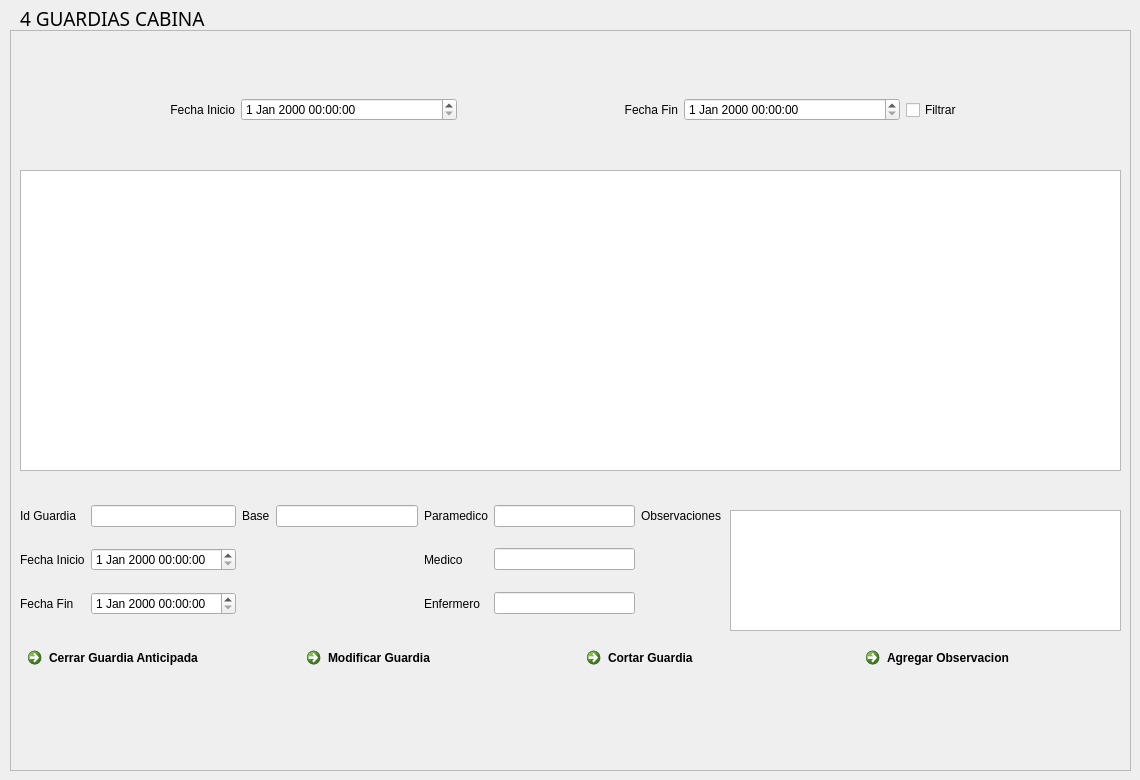
    <widget class="QWidget" name="cab_nov">
     <widget class="QFrame" name="gcab_frm_1">
      <property name="geometry">
       <rect>
        <x>10</x>
        <y>30</y>
        <width>1121</width>
        <height>741</height>
       </rect>
      </property>
      <property name="frameShape">
       <enum>QFrame::StyledPanel</enum>
      </property>
      <property name="frameShadow">
       <enum>QFrame::Raised</enum>
      </property>
      <widget class="QTableView" name="gcab_tblv_1">
       <property name="geometry">
        <rect>
         <x>10</x>
         <y>140</y>
         <width>1101</width>
         <height>301</height>
        </rect>
       </property>
       <property name="editTriggers">
        <set>QAbstractItemView::NoEditTriggers</set>
       </property>
      </widget>
      <widget class="QTextEdit" name="gcab_txe_observaciones">
       <property name="geometry">
        <rect>
         <x>720</x>
         <y>480</y>
         <width>391</width>
         <height>121</height>
        </rect>
       </property>
      </widget>
      <widget class="QWidget" name="gridLayoutWidget">
       <property name="geometry">
        <rect>
         <x>10</x>
         <y>460</y>
         <width>701</width>
         <height>141</height>
        </rect>
       </property>
       <layout class="QGridLayout" name="gcab_glay_2">
        <item row="0" column="1">
         <widget class="QLineEdit" name="gcab_let_idguardia"/>
        </item>
        <item row="2" column="0">
         <widget class="QLabel" name="gcab_lbl_9">
          <property name="text">
           <string>Fecha Fin</string>
          </property>
         </widget>
        </item>
        <item row="2" column="1">
         <widget class="QDateTimeEdit" name="gcab_fyh_finidguardia"/>
        </item>
        <item row="0" column="3">
         <widget class="QLineEdit" name="gcab_let_base"/>
        </item>
        <item row="1" column="5">
         <widget class="QLineEdit" name="gcab_let_medico"/>
        </item>
        <item row="1" column="0">
         <widget class="QLabel" name="gcab_lbl_7">
          <property name="text">
           <string>Fecha Inicio</string>
          </property>
         </widget>
        </item>
        <item row="0" column="0">
         <widget class="QLabel" name="gcab_lbl_4">
          <property name="text">
           <string>Id Guardia</string>
          </property>
         </widget>
        </item>
        <item row="0" column="4">
         <widget class="QLabel" name="gcab_lbl_5">
          <property name="text">
           <string>Paramedico</string>
          </property>
         </widget>
        </item>
        <item row="2" column="4">
         <widget class="QLabel" name="gcab_lbl_10">
          <property name="text">
           <string>Enfermero</string>
          </property>
         </widget>
        </item>
        <item row="0" column="6">
         <widget class="QLabel" name="gcab_lbl_6">
          <property name="text">
           <string>Observaciones</string>
          </property>
         </widget>
        </item>
        <item row="2" column="5">
         <widget class="QLineEdit" name="gcab_let_enfermero"/>
        </item>
        <item row="1" column="1">
         <widget class="QDateTimeEdit" name="gcab_fyh_inicioidguardia"/>
        </item>
        <item row="0" column="5">
         <widget class="QLineEdit" name="gcab_let_paramedico"/>
        </item>
        <item row="0" column="2">
         <widget class="QLabel" name="label_20">
          <property name="text">
           <string>Base</string>
          </property>
         </widget>
        </item>
        <item row="1" column="4">
         <widget class="QLabel" name="gcab_lbl_8">
          <property name="text">
           <string>Medico</string>
          </property>
         </widget>
        </item>
       </layout>
      </widget>
      <widget class="QWidget" name="gridLayoutWidget_2">
       <property name="geometry">
        <rect>
         <x>10</x>
         <y>610</y>
         <width>1111</width>
         <height>80</height>
        </rect>
       </property>
       <layout class="QGridLayout" name="gcab_hlay_3">
        <item row="0" column="1">
         <widget class="QCommandLinkButton" name="gcab_btn_mod">
          <property name="text">
           <string>Modificar Guardia</string>
          </property>
         </widget>
        </item>
        <item row="0" column="3">
         <widget class="QCommandLinkButton" name="gcab_btn_addobs">
          <property name="text">
           <string>Agregar Observacion</string>
          </property>
         </widget>
        </item>
        <item row="0" column="0">
         <widget class="QCommandLinkButton" name="gcab_clb_close">
          <property name="enabled">
           <bool>true</bool>
          </property>
          <property name="text">
           <string>Cerrar Guardia Anticipada</string>
          </property>
         </widget>
        </item>
        <item row="0" column="2">
         <widget class="QCommandLinkButton" name="gcab_btn_cut">
          <property name="text">
           <string>Cortar Guardia</string>
          </property>
         </widget>
        </item>
       </layout>
      </widget>
      <widget class="QWidget" name="horizontalLayoutWidget">
       <property name="geometry">
        <rect>
         <x>10</x>
         <y>40</y>
         <width>1101</width>
         <height>80</height>
        </rect>
       </property>
       <layout class="QHBoxLayout" name="gcab_hlay_1">
        <item>
         <widget class="QLabel" name="gcab_lbl_2">
          <property name="text">
           <string>Fecha Inicio</string>
          </property>
          <property name="alignment">
           <set>Qt::AlignRight|Qt::AlignTrailing|Qt::AlignVCenter</set>
          </property>
         </widget>
        </item>
        <item>
         <widget class="QDateTimeEdit" name="gcab_fyh_iniciofiltro"/>
        </item>
        <item>
         <widget class="QLabel" name="gcab_lbl_3">
          <property name="layoutDirection">
           <enum>Qt::LeftToRight</enum>
          </property>
          <property name="text">
           <string>Fecha Fin</string>
          </property>
          <property name="alignment">
           <set>Qt::AlignRight|Qt::AlignTrailing|Qt::AlignVCenter</set>
          </property>
         </widget>
        </item>
        <item>
         <widget class="QDateTimeEdit" name="gcab_fyh_finfiltro"/>
        </item>
        <item>
         <widget class="QCheckBox" name="gcab_ckb_fyhguardia">
          <property name="text">
           <string>Filtrar</string>
          </property>
         </widget>
        </item>
       </layout>
      </widget>
     </widget>
     <widget class="QLabel" name="gcab_lbl_1">
      <property name="geometry">
       <rect>
        <x>20</x>
        <y>10</y>
        <width>441</width>
        <height>16</height>
       </rect>
      </property>
      <property name="font">
       <font>
        <family>MS Reference Sans Serif</family>
        <pointsize>14</pointsize>
       </font>
      </property>
      <property name="text">
       <string>4 GUARDIAS CABINA</string>
      </property>
     </widget>
    </widget>
